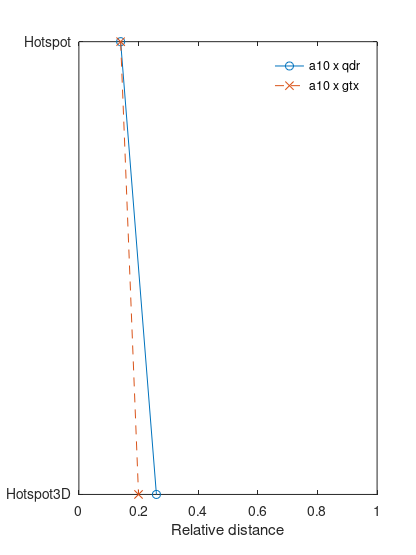

Write the MATLAB code that produced this figure.
x = 0:1;
labels = [

	"Hotspot"
	"Hotspot3D"

];
a10qdr_a10 = [

	0.14
	0.26

];
a10qdr_qdr = [

	0.86
	0.74

];
a10gtx_a10 = [

	0.14
	0.20

];
a10gtx_gtx = [

	0.86
	0.80

];

plot(x, a10qdr_a10, "-o", x, a10gtx_a10, "--x")
axis([0 1 0 1])
view([90 90])
legend("a10 x qdr", "a10 x gtx")
legend boxoff
set(gca, "xtick", x, "xticklabel", labels, "ylabel", "Relative distance")
set(gcf, "paperunits", "points", "paperposition", [0 0 300 400])
set(gcf, "paperunits", "points", "position", [0 0 300 400])
saveas(gcf, "third_a10.svg", "svg")